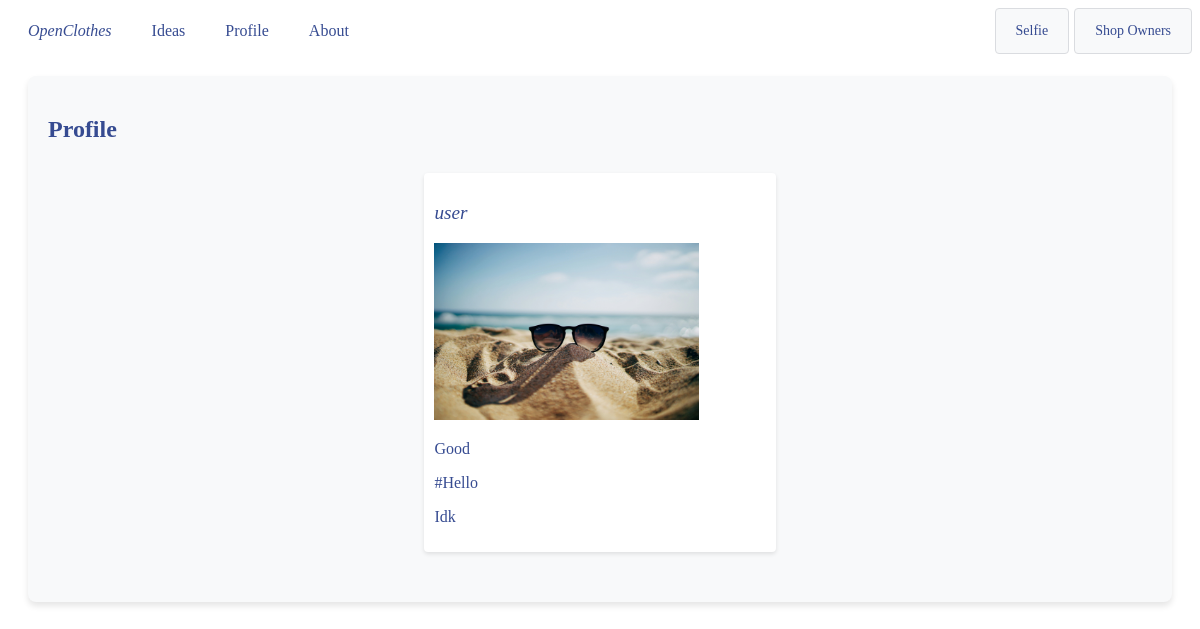
The page /profile/ (signed in) on the database as committed earlier.
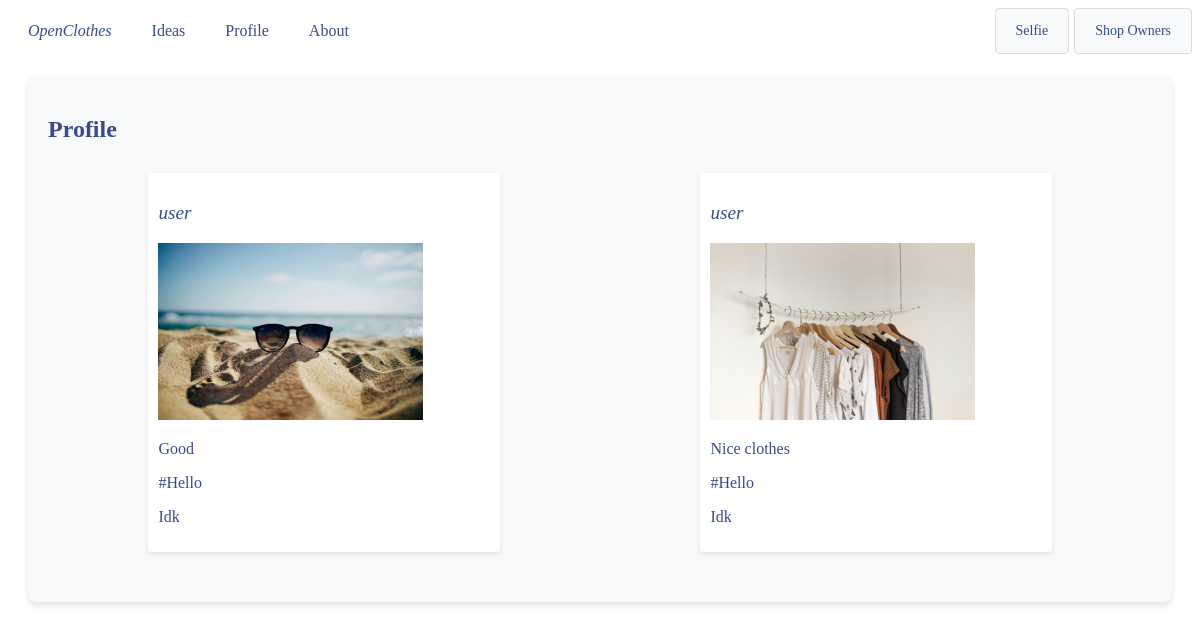
The same page on the database as committed later.
### main/models.py (models this page shows, shortened)
class Selfie(models.Model):
    user = models.ForeignKey(settings.AUTH_USER_MODEL, on_delete=models.CASCADE)
    store = models.ForeignKey(Store, on_delete=models.CASCADE)
    image = models.ImageField(upload_to='selfie_images/')
    review = models.TextField()
    created_at = models.DateTimeField(auto_now_add=True)

class Store(models.Model):
    user = models.OneToOneField('auth.User', on_delete=models.CASCADE)
    store_name = models.CharField(max_length=255)
    description = models.TextField()
    location = models.CharField(max_length=255)
    image = models.ImageField(upload_to='store_images/')  # Store images in the 'store_images' directory
    def __str__(self):
        return self.store_name

### main/views.py (the view)
# urls.py: path('profile/', views.profile, name='profile', kwargs={'id': None}),
def profile(request, id):
    if id is None:
        selfies = Selfie.objects.filter(user=request.user)
    else:
        user = get_object_or_404(User, id=id)
        selfies = Selfie.objects.filter(user=user)
    return render(request, 'profile.html', {'selfies': selfies})

### main/templates/profile.html (shortened to what this page needs)
{% extends "base.html" %}
{% block content %}
<h2>Profile</h2>
<div class="section">
    {% for selfie in selfies %}
    <div class="item">
        <div class="product">
            <a class="username" href="/profile/{{selfie.user.id}}"><p>{{selfie.user}}</p></a>
            <div class="image-container">
                <img src="{{ selfie.image.url }}" alt="Selfie Image">
            </div>
            <p>{{ selfie.review }}</p>
            <a href="/store/{{selfie.store.id}}"><p>#{{ selfie.store }}</p></a>
            <p class="location">{{ selfie.store.location }}</p>
        </div>
    </div>
    {% endfor %}
</div>
{% endblock %}

Rows that differ between the two databases and show on the page:
added Selfie: user "user", image (picture), review "Nice clothes", store "Hello", store.location "Idk"
